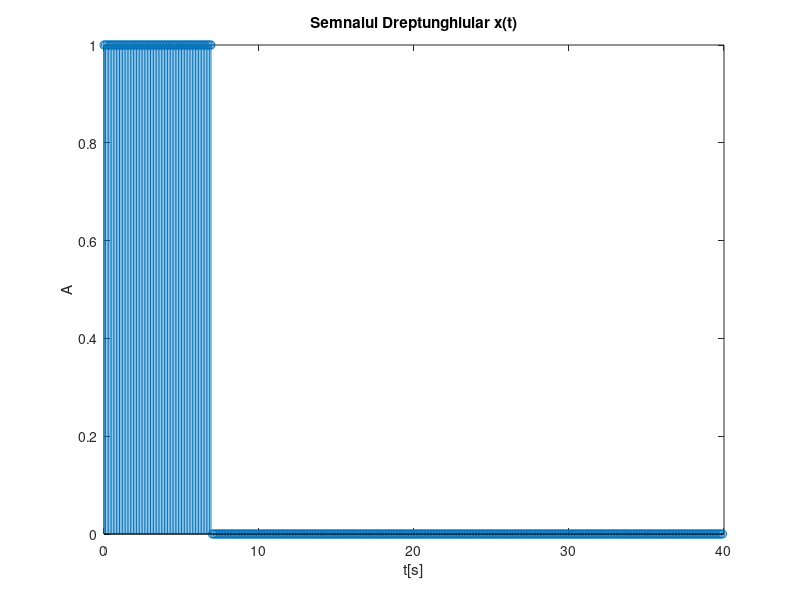
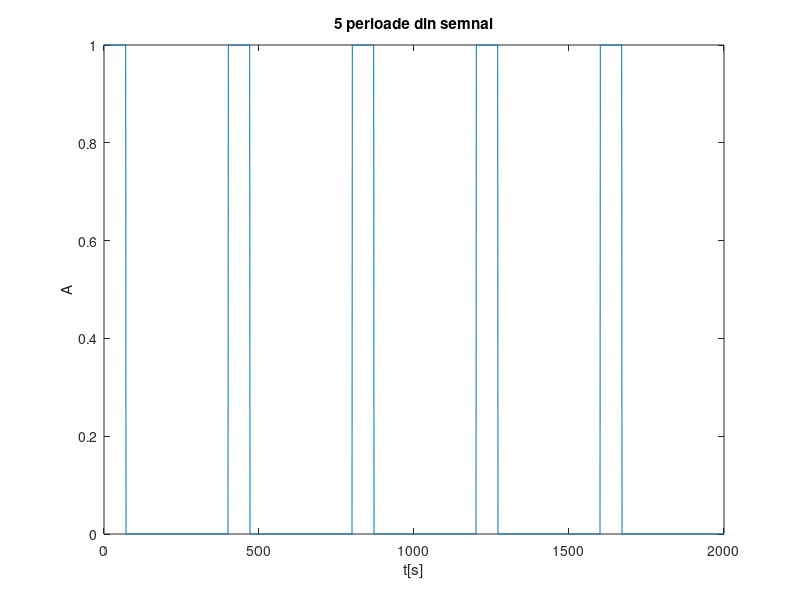
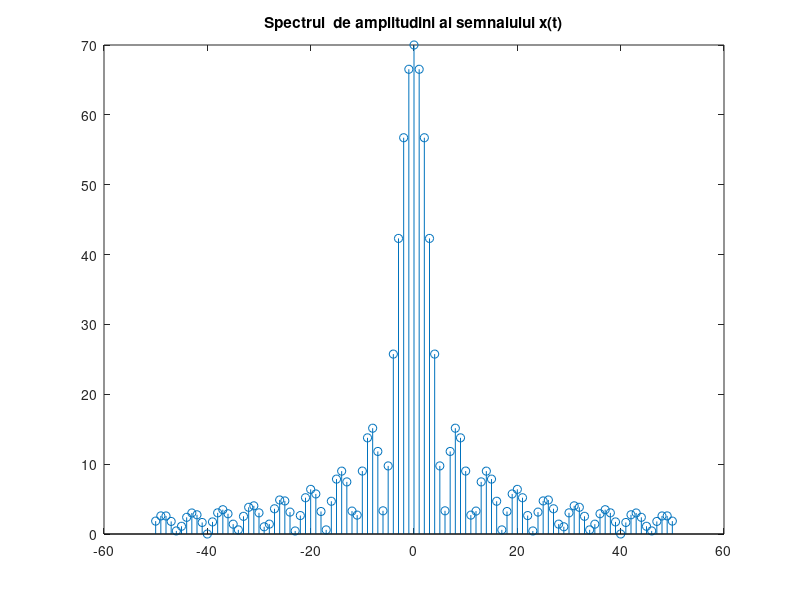
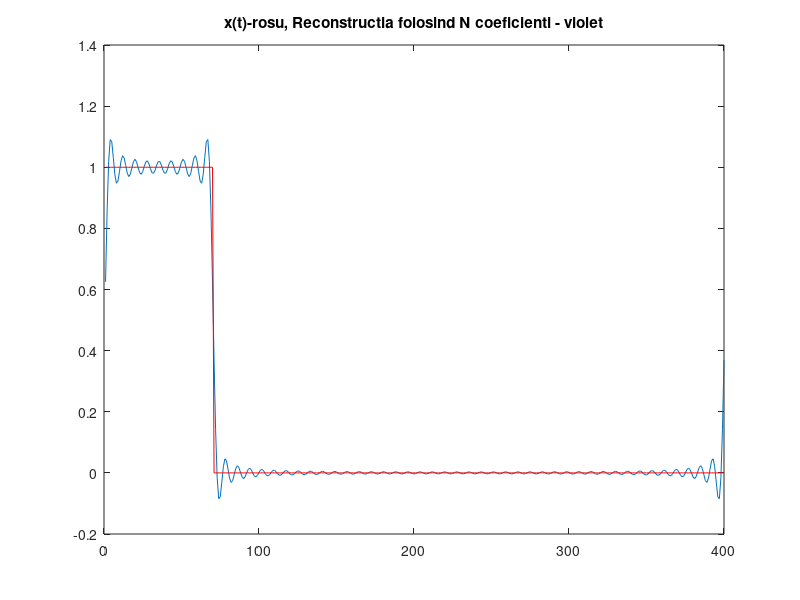

The MATLAB script that drew these images, in order:
P=40; 
D=7; 
N=50; 
f=1/P; 
w0=2*pi*f; %frecventa unghiulara
rez=0.1; %rezolutia temporala a semnalului

s1=[ones(1,D/rez),zeros(1,(P-D)/rez)]; 
%o perioada din semnalul dreptunghiular
t=0:rez:P; %timpul echivalent petru o perioada de timp
perioada=P/rez;%cate esantioane avem intr-o perioada
inter1=0:rez:P;
stem(inter1(1:400),s1)
title('Semnalul Dreptunghiular x(t)'),
xlabel('t[s]')
ylabel('A')

semnal=repmat(s1,1,5);%repetam semnalul initial de 5 ori
figure
plot(semnal)
title('5 perioade din semnal')
xlabel('t[s]')
ylabel('A')


%Determinam coeficientii 
xk=zeros(1,2*N+1);
for m=-N:1:N
    for l=1:1:perioada
    xk(m+N+1)= xk(m+N+1)+semnal(l)*exp(-1i*m*w0*t(l));
    end
end
figure
stem((-N:N),abs(xk)) %spectrul semnalului
title('Spectrul  de amplitudini al semnalului x(t)') 
s_rec=zeros(1,perioada); %initializam semnalul pe care il vom reconstrui
for l=1:1:perioada
    for m=-N:1:N
        s_rec(l)= s_rec(l)+xk(m+N+1)*exp(1i*m*w0*t(l));
    end
end
s_rec=s_rec/perioada;%normam semnalul reconstruit
figure
plot(real(s_rec))
hold on
plot(s1,'color','r')
title('x(t)-rosu, Reconstructia folosind N coeficienti - violet')


%Comentariu: Seriile Fourier( SFC, SFT, SFA) practic aproximeaza
%semnalul periodic printr-o suma infinita de sinusuri sau cosinusuri
%fiecare putand avea diferite frecvente si fiecare avand un coeficient propriu

%Numarul de termeni este finit, deci putem spune ca semnalul
%initial nu este aproximat la perfectiune,insa cu cat acest numar este marit
%cu atat creste buna aproximare adica scade marja de eroare. Concluzia este
%ca am aproximat semnalul initial cu o anumita marja de eroare data de
%numarul de termeni.